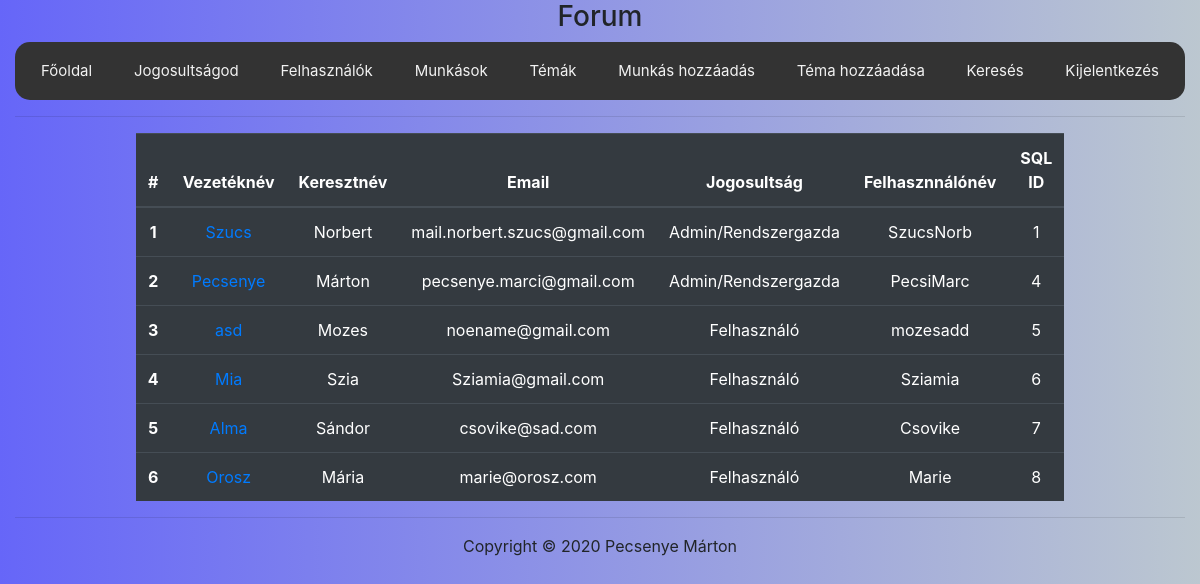
Screenshot of /index.php?P=users (signed in) with the database file from the repository.
### tables this page shows
CREATE TABLE IF NOT EXISTS `users` (
  `id` int(11) NOT NULL AUTO_INCREMENT,
  `first_name` varchar(64) NOT NULL,
  `last_name` varchar(64) NOT NULL,
  `email` varchar(250) NOT NULL,
  `password` varchar(250) NOT NULL,
  `permission` int(1) UNSIGNED NOT NULL DEFAULT '0',
  `nickname` varchar(64) NOT NULL,
  PRIMARY KEY (`id`)
);

### protected/userManager.php (called while the page is built, shortened)
<?php
function IsUserLoggedIn() {
	return $_SESSION  != null && array_key_exists('uid', $_SESSION) && is_numeric($_SESSION['uid']);
}
?>

### protected/database.php (called while the page is built, shortened)
<?php
function getConnection() {
	$connection = new PDO(DB_TYPE.':host='.DB_HOST.';dbname='.DB_NAME.';',DB_USER, DB_PASS);
	$connection->exec("SET NAMES '".DB_CHARSET."'");
	return $connection;
}
function getList($queryString, $queryParams = []) {
	$connection = getConnection();
	$statement = $connection->prepare($queryString);
	$success = $statement->execute($queryParams);
	$result = $success ? $statement->fetchAll(PDO::FETCH_ASSOC) : [];
	return $result;
}
?>

### protected/user/user_list.php (the view, shortened to what this page needs)
<?php if(!isset($_SESSION['permission']) || $_SESSION['permission'] < 1) : ?>
	<h1>Page access is forbidden!</h1>
<?php else : ?>
	<?php
	$query = "SELECT id,first_name, last_name, email, permission,nickname FROM users ";
	$users = getList($query);
	?>
	<?php if(count($users) <= 0) : ?>
		<h1>No users found in the database.</h1>
	<?php else : ?>
		<table class="table table-dark">
			<thead>
				<tr>
					<th scope="col">#</th>
					<th scope="col">Vezetéknév</th>
					<th scope="col">Keresztnév</th>
					<th scope="col">Email</th>
					<th scope="col">Jogosultság</th>
					<th scope="col">Felhasznnálónév</th>
					<th scope="col">SQL ID</th>
				</tr>
			</thead>
			<tbody>
				<?php $i = 0; ?>
				<?php foreach ($users as $u) : ?>
					<?php $i++; ?>
					<tr>
						<th scope="row"><?=$i ?></th>
						<td><a href="?P=user&u=<?=$u['id'] ?>"><?=$u['last_name'] ?></a></td>
						<td><?=$u['first_name'] ?></td>
						<td><?=$u['email'] ?></td>
						<td><?=$u['permission'] == 0 ? 'Felhasználó' : ($u['permission'] == 1 ? 'Admin/Rendszergazda' : 'Senki') ?></td>
						<td><?=$u['nickname'] ?></td>
						<td><?=$u['id'] ?></td>
					</tr>
				<?php endforeach;?>
			</tbody>
		</table>
	<?php endif; ?>
<?php endif; ?>

### index.php (shortened to what this page needs)
<!DOCTYPE html>
<html>
<head>
	<link rel="stylesheet" href="https://stackpath.bootstrapcdn.com/bootstrap/4.4.1/css/bootstrap.min.css">
	<link rel="stylesheet" type="text/css" href="<?=PUBLIC_DIR.'style.css?'.date('YmdHis', filemtime(PUBLIC_DIR.'style.css'))?>">
</head>
<body>
	<div class="container-fluid">
		<header><?php include_once PROTECTED_DIR.'header.php'; ?></header>
		<nav><?php require_once PROTECTED_DIR.'nav.php'; ?></nav>
		<content><?php require_once PROTECTED_DIR.'routing.php'; ?></content>
		<footer><?php include_once PROTECTED_DIR.'footer.php'; ?></footer>
	</div>
</body>
</html>

### protected/header.php
<center><h3>Forum</h3></center>

### protected/nav.php
<div class="navbar">
<a href="index.php">Főoldal</a>
<?php if(!IsUserLoggedIn()) : ?>
	<a href="index.php?P=login">Belépés</a>
	<a href="index.php?P=register">Regisztráció</a>
<?php else : ?>
	<a href="index.php?P=test">Jogosultságod</a>
<?php if(isset($_SESSION['permission']) && $_SESSION['permission'] >= 1) : ?>
		<a href="index.php?P=users">Felhasználók</a>
		<a href="index.php?P=list_worker">Munkások</a>
		<a href="index.php?P=flist">Témák</a>
		<a href="index.php?P=add_worker">Munkás hozzáadás</a>
		<a href="index.php?P=add_theme">Téma hozzáadása</a>
		<a href="index.php?P=search">Keresés</a>
	<?php else : ?>
		<a href="index.php?P=flist">Témák</a>
		<a href="index.php?P=add_theme">Téma hozzáadása</a>
		<a href="index.php?P=search">Keresés</a>
	<?php endif; ?>
	<a href="index.php?P=logout" onclick="return confirm('Kijelentkezel?');">Kijelentkezés</a>
<?php endif; ?>
</div>
<hr>

### protected/routing.php (shortened to what this page needs)
<?php
switch ($_GET['P']) {
	case 'users': IsUserLoggedIn() ? require_once PROTECTED_DIR.'user/user_list.php' : header('Location: index.php'); break;
}
?>

### protected/footer.php
<hr>
<center>Copyright &copy; 2020 Pecsenye Márton</center>

### public/style.css (style rules this page uses)
body { background-image: linear-gradient(to left, rgba(143, 162, 177, 0.6), rgba(0, 0, 244, 0.6)); }
.navbar { border-radius: 15px; overflow: hidden; background-color: #333; position: center; top: 0; width: 100%; }
.navbar a { float: left; display: block; color: #f2f2f2; text-align: center; padding: 10px 10px; text-decoration: none; font-size: 15px; }
.table { width: 60%; text-align: center; margin: auto; }

### rows the page displays
users: last_name "Szucs", first_name "Norbert", email "mail.norbert.szucs@gmail.com", permission "Admin/Rendszergazda", nickname "SzucsNorb", id "1"
users: last_name "Pecsenye", first_name "Márton", email "pecsenye.marci@gmail.com", permission "Admin/Rendszergazda", nickname "PecsiMarc", id "4"
users: last_name "asd", first_name "Mozes", email "noename@gmail.com", permission "Felhasználó", nickname "mozesadd", id "5"
users: last_name "Mia", first_name "Szia", email "Sziamia@gmail.com", permission "Felhasználó", nickname "Sziamia", id "6"
users: last_name "Alma", first_name "Sándor", email "csovike@sad.com", permission "Felhasználó", nickname "Csovike", id "7"
users: last_name "Orosz", first_name "Mária", email "marie@orosz.com", permission "Felhasználó", nickname "Marie", id "8"
